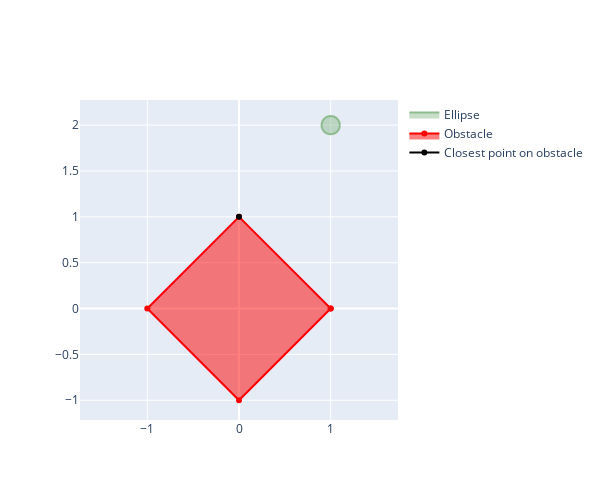

Here is the notebook cell this chart was saved with:
### Code cell
def find_hyperplanes(C, d, obs):
    # Step 1: Find separating hyperplanes which will allow further expansion of the ellipse:
    # Step 1a: Find the point on the obstacle closest to the ellipsoid
    # Transform obstacle points from world frame into world-space into ball-space
    obs_ball_space = np.linalg.inv(C) @ (obs - d)
    
    # For each obstacle, find the point on its boundary which is closest to the origin
    # by solving the quadratic program defined in Eqn.4 in Deits 2014
    # Note that x_tilde is in ball-space!
    x_tilde = cp.Variable((2, 1))
    wvar = cp.Variable((obs.shape[1], 1), nonneg=True)
    obj = cp.Minimize(cp.sum_squares(x_tilde)) # Find point which is closest to origin
    constr = [obs_ball_space @ wvar == x_tilde, cp.sum(wvar) == 1] # Constrain x to surface of obstacle via convex combination of vertices
    prob = cp.Problem(obj, constr)
    prob.solve()
    
    # Transform the closest point in ball-space back to world space
    x_star = C @ x_tilde.value + d

    # Step 1b: Find a and b defining the plane tangent to ellipse which passes through x_star
    
    

x_star = find_hyperplanes(C_0, d_0, obs)

fig = go.Figure()
plot_ellipse(C_0, d_0, fig)
fig.add_trace(go.Scatter(
    x=x_star[0],
    y=x_star[1],
    name="Closest point on obstacle",
    marker=dict(color="black")
))

### Figure 1 — Plotly figure (JSON) as saved in the notebook; plotly's stock layout.template omitted (floating-point values rounded to 4 significant figures)
{"data": [{"fill": "toself", "line": {"color": "darkseagreen"}, "name": "Ellipse", "type": "scatter", "x": [1.1, 1.095, 1.079, 1.055, 1.025, 0.9917, 0.9598, 0.9323, 0.9121, 0.9014, 0.9014, 0.9121, 0.9323, 0.9598, 0.9917, 1.025, 1.055, 1.079, 1.095, 1.1], "y": [2, 2.032, 2.061, 2.084, 2.097, 2.1, 2.092, 2.074, 2.048, 2.016, 1.984, 1.952, 1.926, 1.908, 1.9, 1.903, 1.916, 1.939, 1.968, 2]}, {"fill": "toself", "line": {"color": "red"}, "name": "Obstacle", "type": "scatter", "x": [1, 0, -1, 0, 1], "y": [0, 1, 0, -1, 0]}, {"marker": {"color": "black"}, "name": "Closest point on obstacle", "type": "scatter", "visible": true, "x": [6.661e-16], "y": [1]}], "layout": {"height": 500, "width": 600, "xaxis": {"autorange": true, "domain": [0, 1], "range": [-1.668, 1.668], "type": "linear"}, "yaxis": {"autorange": true, "domain": [0, 1], "range": [-1.215, 2.274], "scaleanchor": "x", "type": "linear"}}}
